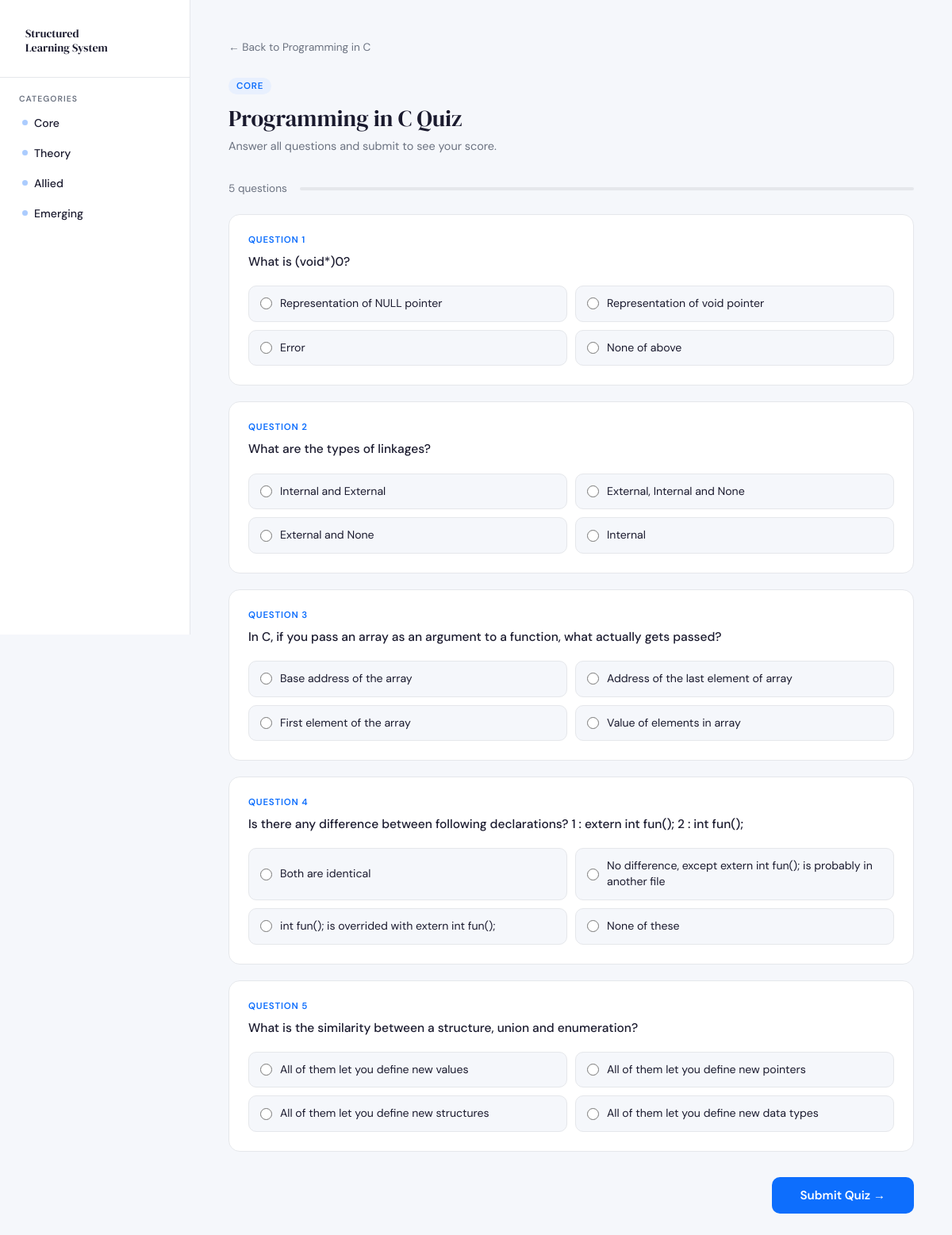
The app's page /quiz/1/ with its own data.
### learning/models.py (models this page shows, shortened)
class Subject(models.Model):
    CATEGORY_CHOICES = [
        ('core', 'Core & Practical'),
        ('theory', 'Theoretical Foundations'),
        ('allied', 'Allied & Supporting'),
        ('emerging', 'Emerging Skills'),
    ]
    name = models.CharField(max_length=200)
    category = models.CharField(max_length=20, choices=CATEGORY_CHOICES)
    description = models.TextField(blank=True)
    youtube_link = models.URLField(blank=True, null=True)
    course_link = models.URLField(blank=True, null=True)
    thumbnail = models.ImageField(upload_to='thumbnails/', blank=True, null=True)

class Quiz(models.Model):
    subject = models.ForeignKey(Subject, on_delete=models.CASCADE)
    question = models.CharField(max_length=5000)
    option1 = models.CharField(max_length=2000)
    option2 = models.CharField(max_length=2000)
    option3 = models.CharField(max_length=2000)
    option4 = models.CharField(max_length=2000)
    correct_answer = models.CharField(max_length=200)

### learning/views.py (the view, shortened to what this page needs)
# urls.py: path('quiz/<int:subject_id>/', views.quiz_view, name='quiz'),
def quiz_view(request, subject_id):
    subject = get_object_or_404(Subject, pk=subject_id)
    quiz    = Quiz.objects.filter(subject=subject)
    quiz_list = list(quiz)
    random.shuffle(quiz_list)
    return render(request, "quiz.html", {
        "quiz":    quiz_list,
        "subject": subject,
        "score":   None,
    })

### learning/templates/quiz.html (shortened to what this page needs)
<!DOCTYPE html>
<html>
<head>
</head>
<body>
<div class="sidebar">
    <div class="sidebar-logo">
        <a href="{% url 'home' %}">Structured<br>Learning System</a>
    </div>
    <div class="sidebar-section">
        <div class="sidebar-label">Categories</div>
        <a href="{% url 'home' %}#core"><span class="sidebar-dot"></span> Core</a>
        <a href="{% url 'home' %}#theory"><span class="sidebar-dot"></span> Theory</a>
        <a href="{% url 'home' %}#allied"><span class="sidebar-dot"></span> Allied</a>
        <a href="{% url 'home' %}#emerging"><span class="sidebar-dot"></span> Emerging</a>
    </div>
</div>
<div class="main-content">
    <a href="{% url 'subject_detail' subject.id %}" class="back-link">
        ← Back to {{ subject.name }}
    </a>
    <div class="quiz-header">
        <div class="subject-tag">{{ subject.category }}</div>
        <h1>{{ subject.name }} Quiz</h1>
        <p>Answer all questions and submit to see your score.</p>
    </div>
    {% if quiz %}
        <div class="quiz-meta">
            <span class="questions-count">{{ quiz|length }} question{{ quiz|length|pluralize }}</span>
            <div class="quiz-progress-bar">
            </div>
        </div>
        <form method="POST" id="quizForm">
            <div class="questions-wrap">
                {% if score is not None %}
                    {% for r in results %}
                    <div class="question-card" style="animation-delay: {{ forloop.counter0 }}00ms">
                        <div class="question-number">Question {{ forloop.counter }}</div>
                        <div class="question-text">{{ r.question }}</div>
                        <div class="options-grid">
                            <label class="option-label {{ r.opt1_class }}">
                                <input type="radio" name="{{ r.id }}" value="{{ r.option1 }}" disabled
                                    {% if r.user == r.option1 %}checked{% endif %}>
                                {{ r.option1 }}
                                {% if r.option1 == r.correct %}<span class="answer-badge">✓ Correct</span>
                                {% elif r.user == r.option1 %}<span class="answer-badge">✗ Wrong</span>{% endif %}
                            </label>
                            <label class="option-label {{ r.opt2_class }}">
                                <input type="radio" name="{{ r.id }}" value="{{ r.option2 }}" disabled
                                    {% if r.user == r.option2 %}checked{% endif %}>
                                {{ r.option2 }}
                                {% if r.option2 == r.correct %}<span class="answer-badge">✓ Correct</span>
                                {% elif r.user == r.option2 %}<span class="answer-badge">✗ Wrong</span>{% endif %}
                            </label>
                            <label class="option-label {{ r.opt3_class }}">
                                <input type="radio" name="{{ r.id }}" value="{{ r.option3 }}" disabled
                                    {% if r.user == r.option3 %}checked{% endif %}>
                                {{ r.option3 }}
                                {% if r.option3 == r.correct %}<span class="answer-badge">✓ Correct</span>
                                {% elif r.user == r.option3 %}<span class="answer-badge">✗ Wrong</span>{% endif %}
                            </label>
                            <label class="option-label {{ r.opt4_class }}">
                                <input type="radio" name="{{ r.id }}" value="{{ r.option4 }}" disabled
                                    {% if r.user == r.option4 %}checked{% endif %}>
                                {{ r.option4 }}
                                {% if r.option4 == r.correct %}<span class="answer-badge">✓ Correct</span>
                                {% elif r.user == r.option4 %}<span class="answer-badge">✗ Wrong</span>{% endif %}
                            </label>
                        </div>
                    </div>
                    {% endfor %}
                {% else %}
                    {% for q in quiz %}
                    <div class="question-card" style="animation-delay: {{ forloop.counter0 }}00ms">
                        <div class="question-number">Question {{ forloop.counter }}</div>
                        <div class="question-text">{{ q.question }}</div>
                        <div class="options-grid">
                            <label class="option-label">
                                <input type="radio" name="{{ q.id }}" value="{{ q.option1 }}">
                                {{ q.option1 }}
                            </label>
                            <label class="option-label">
                                <input type="radio" name="{{ q.id }}" value="{{ q.option2 }}">
                                {{ q.option2 }}
                            </label>
                            <label class="option-label">
                                <input type="radio" name="{{ q.id }}" value="{{ q.option3 }}">
                                {{ q.option3 }}
                            </label>
                            <label class="option-label">
                                <input type="radio" name="{{ q.id }}" value="{{ q.option4 }}">
                                {{ q.option4 }}
                            </label>
                        </div>
                    </div>
                    {% endfor %}
                {% endif %}
            </div>
            {% if score is None %}
            <div class="quiz-footer">
                <button type="submit" class="btn-submit">Submit Quiz →</button>
            </div>
            {% endif %}
        </form>
    {% else %}
        <div class="empty-quiz">
            <div style="font-size:2rem;">📭</div>
            <p>No questions available for this subject yet.</p>
        </div>
    {% endif %}
</div>
</body>
</html>

### learning/templates/quiz.html (style rules this page uses)
*, *::before, *::after { box-sizing: border-box; margin: 0; padding: 0; }
:root { --blue: #0d6efd; --blue-light: #e8f0fe; --blue-dark: #0a58ca; --text: #1a1a2e; --text-muted: #6b7280; --bg: #f5f7fb; --white: #ffffff; --border: #e5e7eb; --success: #10b981; --success-light: #d1fae5; --danger: #ef4444; --danger-light: #fee2e2; --sidebar-width: 240px; }
body { font-family: 'DM Sans', sans-serif; background: var(--bg); color: var(--text); display: flex; min-height: 100vh; }
.sidebar { width: var(--sidebar-width); background: var(--white); border-right: 1px solid var(--border); height: 100vh; position: fixed; top: 0; left: 0; display: flex; flex-direction: column; overflow-y: auto; }
.sidebar-logo { padding: 24px 20px 16px; border-bottom: 1px solid var(--border); }
.sidebar-logo a { font-family: 'DM Serif Display', serif; font-size: 1.1rem; color: var(--blue); line-height: 1.3; display: block; text-decoration: none; }
.sidebar-section { padding: 20px 16px 8px; }
.sidebar-label { font-size: 0.65rem; font-weight: 600; letter-spacing: 0.1em; text-transform: uppercase; color: var(--text-muted); padding: 0 8px; margin-bottom: 6px; }
.sidebar a { display: flex; align-items: center; gap: 8px; text-decoration: none; color: var(--text); padding: 9px 12px; border-radius: 8px; font-size: 0.88rem; font-weight: 500; transition: background 0.15s, color 0.15s; margin-bottom: 2px; }
.sidebar-dot { width: 7px; height: 7px; border-radius: 50%; background: var(--blue); opacity: 0.35; flex-shrink: 0; }
.main-content { margin-left: var(--sidebar-width); flex: 1; min-width: 0; padding: 48px; max-width: calc(100% - var(--sidebar-width)); }
.back-link { display: inline-flex; align-items: center; gap: 6px; font-size: 0.85rem; color: var(--text-muted); text-decoration: none; margin-bottom: 28px; transition: color 0.15s; }
.quiz-header { margin-bottom: 36px; }
.quiz-header .subject-tag { font-size: 0.72rem; font-weight: 600; color: var(--blue); background: var(--blue-light); padding: 3px 10px; border-radius: 99px; text-transform: uppercase; letter-spacing: 0.06em; display: inline-block; margin-bottom: 10px; }
.quiz-header h1 { font-family: 'DM Serif Display', serif; font-size: 1.8rem; font-weight: 400; color: var(--text); margin-bottom: 6px; }
.quiz-header p { color: var(--text-muted); font-size: 0.9rem; }
.quiz-meta { display: flex; align-items: center; justify-content: space-between; margin-bottom: 24px; gap: 16px; }
.questions-count { font-size: 0.85rem; color: var(--text-muted); white-space: nowrap; }
.quiz-progress-bar { flex: 1; height: 4px; background: var(--border); border-radius: 99px; overflow: hidden; }
.questions-wrap { display: flex; flex-direction: column; gap: 20px; }
.question-card { background: var(--white); border: 1px solid var(--border); border-radius: 14px; padding: 24px; animation: fadeUp 0.3s ease both; }
.question-number { font-size: 0.72rem; font-weight: 600; color: var(--blue); text-transform: uppercase; letter-spacing: 0.07em; margin-bottom: 8px; }
.question-text { font-size: 0.97rem; font-weight: 500; line-height: 1.55; margin-bottom: 18px; color: var(--text); }
.options-grid { display: grid; grid-template-columns: 1fr 1fr; gap: 10px; }
.option-label { display: flex; align-items: center; gap: 10px; padding: 12px 14px; border: 1.5px solid var(--border); border-radius: 10px; cursor: pointer; font-size: 0.88rem; transition: all 0.15s; line-height: 1.4; background: var(--bg); user-select: none; }
.option-label input[type="radio"] { accent-color: var(--blue); width: 15px; height: 15px; flex-shrink: 0; }
.quiz-footer { margin-top: 32px; display: flex; justify-content: flex-end; }
.btn-submit { padding: 13px 36px; background: var(--blue); color: white; border: none; border-radius: 10px; font-size: 0.95rem; font-weight: 600; font-family: 'DM Sans', sans-serif; cursor: pointer; transition: background 0.15s, transform 0.1s; }

### records on screen
Subject: name "Programming in C", category "CORE"
Quiz: question "What is (void*)0?", option1 "Representation of NULL pointer", option2 "Representation of void pointer", option3 "Error", option4 "None of above"
Quiz: question "What are the types of linkages?", option1 "Internal and External", option2 "External, Internal and None", option3 "External and None", option4 "Internal"
Quiz: question "In C, if you pass an array as an argument to a function, what actually gets passed?", option1 "Base address of the array", option2 "Address of the last element of array", option3 "First element of the array", option4 "Value of elements in array"
Quiz: question "Is there any difference between following declarations? 1 : extern int fun(); 2 : int fun();", option1 "Both are identical", option2 "No difference, except extern int fun(); is probably in another file", option3 "int fun(); is overrided with extern int fun();", option4 "None of these"
Quiz: question "What is the similarity between a structure, union and enumeration?", option1 "All of them let you define new values", option2 "All of them let you define new pointers", option3 "All of them let you define new structures", option4 "All of them let you define new data types"

### other values on screen
{{ quiz|length }} "5"
